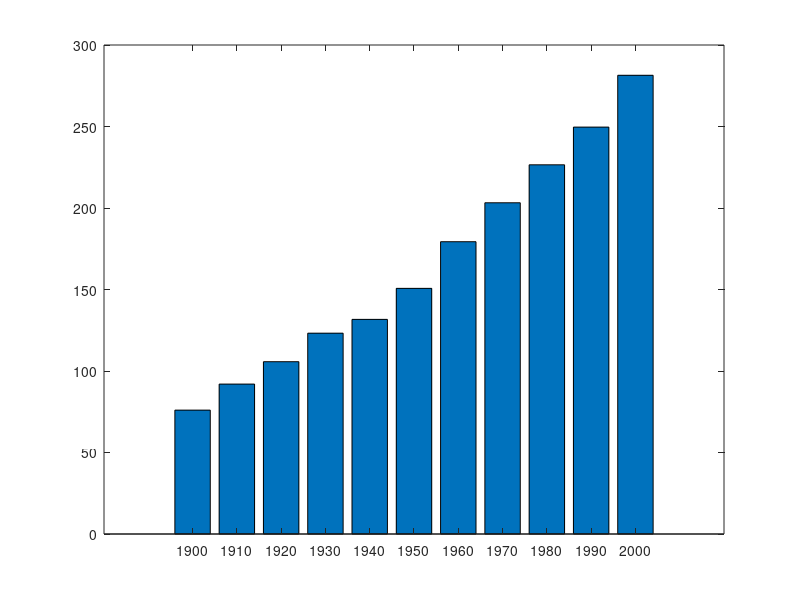

Recreate this plot in MATLAB. (Note: this script raises an error after producing the figure.)

x = 1900:10:2000;
y = [75.995,91.972,105.711,123.203,131.669,...
     150.697,179.323,203.212,226.505,249.633,281.422];

fig = figure;
bar(x,y);

% PLOTLY 
response = fig2plotly(fig,'filename','matlab_basic_bar');
plotly_url = response.url;
